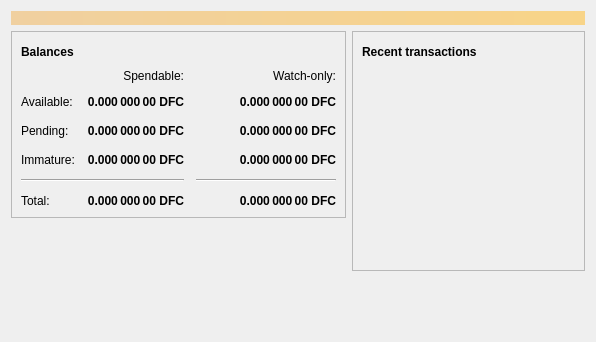
<?xml version="1.0" encoding="UTF-8"?>
<ui version="4.0">
 <class>OverviewPage</class>
 <widget class="QWidget" name="OverviewPage">
  <property name="geometry">
   <rect>
    <x>0</x>
    <y>0</y>
    <width>596</width>
    <height>342</height>
   </rect>
  </property>
  <property name="windowTitle">
   <string>Form</string>
  </property>
  <layout class="QVBoxLayout" name="topLayout">
   <item>
    <widget class="QLabel" name="labelAlerts">
     <property name="visible">
      <bool>false</bool>
     </property>
     <property name="styleSheet">
      <string notr="true">QLabel { background-color: qlineargradient(x1: 0, y1: 0, x2: 1, y2: 0, stop:0 #F0D0A0, stop:1 #F8D488); color:#000000; }</string>
     </property>
     <property name="wordWrap">
      <bool>true</bool>
     </property>
     <property name="margin">
      <number>3</number>
     </property>
     <property name="textInteractionFlags">
      <set>Qt::TextSelectableByMouse</set>
     </property>
    </widget>
   </item>
   <item>
    <layout class="QHBoxLayout" name="horizontalLayout" stretch="1,1">
     <item>
      <layout class="QVBoxLayout" name="verticalLayout_2">
       <item>
        <widget class="QFrame" name="frame">
         <property name="frameShape">
          <enum>QFrame::StyledPanel</enum>
         </property>
         <property name="frameShadow">
          <enum>QFrame::Raised</enum>
         </property>
         <layout class="QVBoxLayout" name="verticalLayout_4">
          <item>
           <layout class="QHBoxLayout" name="horizontalLayout_4">
            <item>
             <widget class="QLabel" name="label_5">
              <property name="font">
               <font>
                <weight>75</weight>
                <bold>true</bold>
               </font>
              </property>
              <property name="text">
               <string>Balances</string>
              </property>
             </widget>
            </item>
            <item>
             <widget class="QPushButton" name="labelWalletStatus">
              <property name="enabled">
               <bool>true</bool>
              </property>
              <property name="maximumSize">
               <size>
                <width>30</width>
                <height>16777215</height>
               </size>
              </property>
              <property name="toolTip">
               <string>The displayed information may be out of date. Your wallet automatically synchronizes with the Defcoin network after a connection is established, but this process has not completed yet.</string>
              </property>
              <property name="text">
               <string/>
              </property>
              <property name="icon">
               <iconset resource="../bitcoin.qrc">
                <normaloff>:/icons/warning</normaloff>
                <disabledoff>:/icons/warning</disabledoff>:/icons/warning</iconset>
              </property>
              <property name="iconSize">
               <size>
                <width>24</width>
                <height>24</height>
               </size>
              </property>
              <property name="flat">
               <bool>true</bool>
              </property>
             </widget>
            </item>
            <item>
             <spacer name="horizontalSpacer_3">
              <property name="orientation">
               <enum>Qt::Horizontal</enum>
              </property>
              <property name="sizeHint" stdset="0">
               <size>
                <width>40</width>
                <height>20</height>
               </size>
              </property>
             </spacer>
            </item>
           </layout>
          </item>
          <item>
           <layout class="QGridLayout" name="gridLayout">
            <property name="spacing">
             <number>12</number>
            </property>
            <item row="2" column="2">
             <widget class="QLabel" name="labelWatchPending">
              <property name="font">
               <font>
                <weight>75</weight>
                <bold>true</bold>
               </font>
              </property>
              <property name="cursor">
               <cursorShape>IBeamCursor</cursorShape>
              </property>
              <property name="toolTip">
               <string>Unconfirmed transactions to watch-only addresses</string>
              </property>
              <property name="text">
               <string notr="true">0.000 000 00 DFC</string>
              </property>
              <property name="alignment">
               <set>Qt::AlignRight|Qt::AlignTrailing|Qt::AlignVCenter</set>
              </property>
              <property name="textInteractionFlags">
               <set>Qt::LinksAccessibleByMouse|Qt::TextSelectableByKeyboard|Qt::TextSelectableByMouse</set>
              </property>
             </widget>
            </item>
            <item row="2" column="1">
             <widget class="QLabel" name="labelUnconfirmed">
              <property name="font">
               <font>
                <weight>75</weight>
                <bold>true</bold>
               </font>
              </property>
              <property name="cursor">
               <cursorShape>IBeamCursor</cursorShape>
              </property>
              <property name="toolTip">
               <string>Total of transactions that have yet to be confirmed, and do not yet count toward the spendable balance</string>
              </property>
              <property name="text">
               <string notr="true">0.000 000 00 DFC</string>
              </property>
              <property name="alignment">
               <set>Qt::AlignRight|Qt::AlignTrailing|Qt::AlignVCenter</set>
              </property>
              <property name="textInteractionFlags">
               <set>Qt::LinksAccessibleByMouse|Qt::TextSelectableByKeyboard|Qt::TextSelectableByMouse</set>
              </property>
             </widget>
            </item>
            <item row="3" column="2">
             <widget class="QLabel" name="labelWatchImmature">
              <property name="font">
               <font>
                <weight>75</weight>
                <bold>true</bold>
               </font>
              </property>
              <property name="cursor">
               <cursorShape>IBeamCursor</cursorShape>
              </property>
              <property name="toolTip">
               <string>Mined balance in watch-only addresses that has not yet matured</string>
              </property>
              <property name="text">
               <string notr="true">0.000 000 00 DFC</string>
              </property>
              <property name="alignment">
               <set>Qt::AlignRight|Qt::AlignTrailing|Qt::AlignVCenter</set>
              </property>
              <property name="textInteractionFlags">
               <set>Qt::LinksAccessibleByMouse|Qt::TextSelectableByKeyboard|Qt::TextSelectableByMouse</set>
              </property>
             </widget>
            </item>
            <item row="4" column="0" colspan="2">
             <widget class="Line" name="line">
              <property name="orientation">
               <enum>Qt::Horizontal</enum>
              </property>
             </widget>
            </item>
            <item row="4" column="2">
             <widget class="Line" name="lineWatchBalance">
              <property name="sizePolicy">
               <sizepolicy hsizetype="Preferred" vsizetype="Fixed">
                <horstretch>0</horstretch>
                <verstretch>0</verstretch>
               </sizepolicy>
              </property>
              <property name="minimumSize">
               <size>
                <width>140</width>
                <height>0</height>
               </size>
              </property>
              <property name="orientation">
               <enum>Qt::Horizontal</enum>
              </property>
             </widget>
            </item>
            <item row="5" column="0">
             <widget class="QLabel" name="labelTotalText">
              <property name="text">
               <string>Total:</string>
              </property>
             </widget>
            </item>
            <item row="3" column="1">
             <widget class="QLabel" name="labelImmature">
              <property name="font">
               <font>
                <weight>75</weight>
                <bold>true</bold>
               </font>
              </property>
              <property name="cursor">
               <cursorShape>IBeamCursor</cursorShape>
              </property>
              <property name="toolTip">
               <string>Mined balance that has not yet matured</string>
              </property>
              <property name="text">
               <string notr="true">0.000 000 00 DFC</string>
              </property>
              <property name="alignment">
               <set>Qt::AlignRight|Qt::AlignTrailing|Qt::AlignVCenter</set>
              </property>
              <property name="textInteractionFlags">
               <set>Qt::LinksAccessibleByMouse|Qt::TextSelectableByKeyboard|Qt::TextSelectableByMouse</set>
              </property>
             </widget>
            </item>
            <item row="2" column="3">
             <spacer name="horizontalSpacer_2">
              <property name="orientation">
               <enum>Qt::Horizontal</enum>
              </property>
              <property name="sizeHint" stdset="0">
               <size>
                <width>40</width>
                <height>20</height>
               </size>
              </property>
             </spacer>
            </item>
            <item row="3" column="0">
             <widget class="QLabel" name="labelImmatureText">
              <property name="text">
               <string>Immature:</string>
              </property>
             </widget>
            </item>
            <item row="5" column="1">
             <widget class="QLabel" name="labelTotal">
              <property name="font">
               <font>
                <weight>75</weight>
                <bold>true</bold>
               </font>
              </property>
              <property name="cursor">
               <cursorShape>IBeamCursor</cursorShape>
              </property>
              <property name="toolTip">
               <string>Your current total balance</string>
              </property>
              <property name="text">
               <string notr="true">0.000 000 00 DFC</string>
              </property>
              <property name="alignment">
               <set>Qt::AlignRight|Qt::AlignTrailing|Qt::AlignVCenter</set>
              </property>
              <property name="textInteractionFlags">
               <set>Qt::LinksAccessibleByMouse|Qt::TextSelectableByKeyboard|Qt::TextSelectableByMouse</set>
              </property>
             </widget>
            </item>
            <item row="5" column="2">
             <widget class="QLabel" name="labelWatchTotal">
              <property name="font">
               <font>
                <weight>75</weight>
                <bold>true</bold>
               </font>
              </property>
              <property name="cursor">
               <cursorShape>IBeamCursor</cursorShape>
              </property>
              <property name="toolTip">
               <string>Current total balance in watch-only addresses</string>
              </property>
              <property name="text">
               <string notr="true">0.000 000 00 DFC</string>
              </property>
              <property name="alignment">
               <set>Qt::AlignRight|Qt::AlignTrailing|Qt::AlignVCenter</set>
              </property>
              <property name="textInteractionFlags">
               <set>Qt::LinksAccessibleByMouse|Qt::TextSelectableByKeyboard|Qt::TextSelectableByMouse</set>
              </property>
             </widget>
            </item>
            <item row="0" column="2">
             <widget class="QLabel" name="labelWatchonly">
              <property name="text">
               <string>Watch-only:</string>
              </property>
              <property name="alignment">
               <set>Qt::AlignRight|Qt::AlignTrailing|Qt::AlignVCenter</set>
              </property>
             </widget>
            </item>
            <item row="1" column="0">
             <widget class="QLabel" name="labelBalanceText">
              <property name="text">
               <string>Available:</string>
              </property>
             </widget>
            </item>
            <item row="1" column="1">
             <widget class="QLabel" name="labelBalance">
              <property name="font">
               <font>
                <weight>75</weight>
                <bold>true</bold>
               </font>
              </property>
              <property name="cursor">
               <cursorShape>IBeamCursor</cursorShape>
              </property>
              <property name="toolTip">
               <string>Your current spendable balance</string>
              </property>
              <property name="text">
               <string notr="true">0.000 000 00 DFC</string>
              </property>
              <property name="alignment">
               <set>Qt::AlignRight|Qt::AlignTrailing|Qt::AlignVCenter</set>
              </property>
              <property name="textInteractionFlags">
               <set>Qt::LinksAccessibleByMouse|Qt::TextSelectableByKeyboard|Qt::TextSelectableByMouse</set>
              </property>
             </widget>
            </item>
            <item row="1" column="2">
             <widget class="QLabel" name="labelWatchAvailable">
              <property name="font">
               <font>
                <weight>75</weight>
                <bold>true</bold>
               </font>
              </property>
              <property name="cursor">
               <cursorShape>IBeamCursor</cursorShape>
              </property>
              <property name="toolTip">
               <string>Your current balance in watch-only addresses</string>
              </property>
              <property name="text">
               <string notr="true">0.000 000 00 DFC</string>
              </property>
              <property name="alignment">
               <set>Qt::AlignRight|Qt::AlignTrailing|Qt::AlignVCenter</set>
              </property>
              <property name="textInteractionFlags">
               <set>Qt::LinksAccessibleByMouse|Qt::TextSelectableByKeyboard|Qt::TextSelectableByMouse</set>
              </property>
             </widget>
            </item>
            <item row="2" column="0">
             <widget class="QLabel" name="labelPendingText">
              <property name="text">
               <string>Pending:</string>
              </property>
             </widget>
            </item>
            <item row="0" column="1">
             <widget class="QLabel" name="labelSpendable">
              <property name="text">
               <string>Spendable:</string>
              </property>
              <property name="alignment">
               <set>Qt::AlignRight|Qt::AlignTrailing|Qt::AlignVCenter</set>
              </property>
             </widget>
            </item>
           </layout>
          </item>
         </layout>
        </widget>
       </item>
       <item>
        <spacer name="verticalSpacer">
         <property name="orientation">
          <enum>Qt::Vertical</enum>
         </property>
         <property name="sizeHint" stdset="0">
          <size>
           <width>20</width>
           <height>40</height>
          </size>
         </property>
        </spacer>
       </item>
      </layout>
     </item>
     <item>
      <layout class="QVBoxLayout" name="verticalLayout_3">
       <item>
        <widget class="QFrame" name="frame_2">
         <property name="frameShape">
          <enum>QFrame::StyledPanel</enum>
         </property>
         <property name="frameShadow">
          <enum>QFrame::Raised</enum>
         </property>
         <layout class="QVBoxLayout" name="verticalLayout">
          <item>
           <layout class="QHBoxLayout" name="horizontalLayout_2">
            <item>
             <widget class="QLabel" name="label_4">
              <property name="font">
               <font>
                <weight>75</weight>
                <bold>true</bold>
               </font>
              </property>
              <property name="text">
               <string>Recent transactions</string>
              </property>
             </widget>
            </item>
            <item>
             <widget class="QPushButton" name="labelTransactionsStatus">
              <property name="enabled">
               <bool>true</bool>
              </property>
              <property name="maximumSize">
               <size>
                <width>30</width>
                <height>16777215</height>
               </size>
              </property>
              <property name="toolTip">
               <string>The displayed information may be out of date. Your wallet automatically synchronizes with the Defcoin network after a connection is established, but this process has not completed yet.</string>
              </property>
              <property name="text">
               <string/>
              </property>
              <property name="icon">
               <iconset resource="../bitcoin.qrc">
                <normaloff>:/icons/warning</normaloff>
                <disabledoff>:/icons/warning</disabledoff>:/icons/warning</iconset>
              </property>
              <property name="iconSize">
               <size>
                <width>24</width>
                <height>24</height>
               </size>
              </property>
              <property name="flat">
               <bool>true</bool>
              </property>
             </widget>
            </item>
            <item>
             <spacer name="horizontalSpacer">
              <property name="orientation">
               <enum>Qt::Horizontal</enum>
              </property>
              <property name="sizeHint" stdset="0">
               <size>
                <width>40</width>
                <height>20</height>
               </size>
              </property>
             </spacer>
            </item>
           </layout>
          </item>
          <item>
           <widget class="QListView" name="listTransactions">
            <property name="styleSheet">
             <string notr="true">QListView { background: transparent; }</string>
            </property>
            <property name="frameShape">
             <enum>QFrame::NoFrame</enum>
            </property>
            <property name="verticalScrollBarPolicy">
             <enum>Qt::ScrollBarAlwaysOff</enum>
            </property>
            <property name="horizontalScrollBarPolicy">
             <enum>Qt::ScrollBarAlwaysOff</enum>
            </property>
            <property name="selectionMode">
             <enum>QAbstractItemView::NoSelection</enum>
            </property>
           </widget>
          </item>
         </layout>
        </widget>
       </item>
       <item>
        <spacer name="verticalSpacer_2">
         <property name="orientation">
          <enum>Qt::Vertical</enum>
         </property>
         <property name="sizeHint" stdset="0">
          <size>
           <width>20</width>
           <height>40</height>
          </size>
         </property>
        </spacer>
       </item>
      </layout>
     </item>
    </layout>
   </item>
  </layout>
 </widget>
 <resources/>
 <connections/>
</ui>
